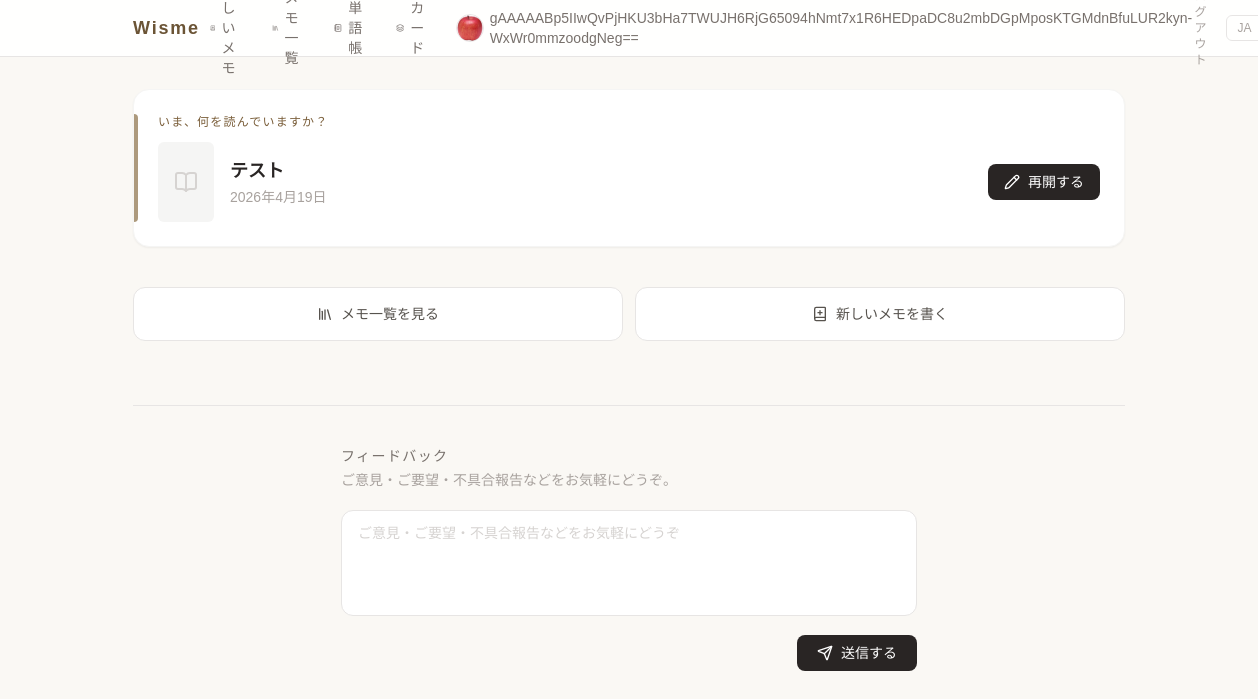
/wisme/ (signed in), run on an earlier commit of the app's database.
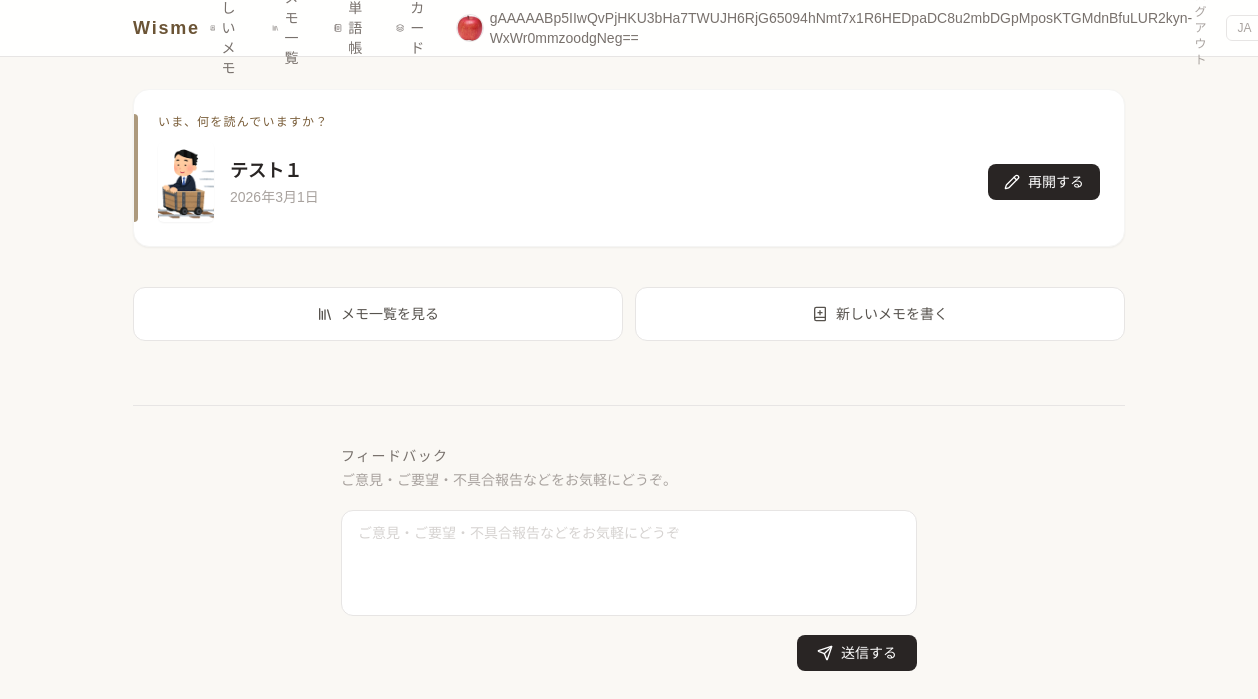
And on a later commit of the database.
### wisme/models.py (models this page shows, shortened)
class Page(models.Model):
    id = models.UUIDField(primary_key=True,
                          default = uuid.uuid4,editable=False,verbose_name="Id")
    owner = models.ForeignKey(
        settings.AUTH_USER_MODEL,
        on_delete=models.CASCADE,
        null=True,
        blank=True,
        verbose_name=_("オーナー"),
    )
    title = models.CharField(max_length=100,verbose_name=_("タイトル"))
    thoughts = models.TextField(max_length=1000,blank=True,verbose_name=_("このドキュメントを読んだ感想(空欄可)"))
    page_date = models.DateField(verbose_name=_("日付"))
    picture = models.ImageField(upload_to="wisme/picture/",blank = True,null = True,verbose_name=_("写真"))
    image_url = models.URLField(max_length=500, null=True, blank=True, verbose_name=_("サムネイルURL"))
    created_at = models.DateTimeField(auto_now_add = True,verbose_name=_("作成日時"))
    update_at = models.DateTimeField(auto_now = True,verbose_name=_("更新日時"))

### wisme/views.py (the view)
class IndexView(LoginRequiredMixin, View):
    def get(self, request):
        pages = Page.objects.filter(owner=request.user)
        latest = pages.order_by('-update_at').first()
        ctx = {
            'page_count': pages.count(),
            'latest_page': latest,
            'last_updated_at': latest.update_at.isoformat() if latest else '',
            'feedback_form': FeedbackForm(),
            'feedback_sent': request.GET.get('feedback') == 'sent',
        }
        return render(request, "wisme/index.html", ctx)

### wisme/forms.py
class FeedbackForm(forms.ModelForm):
    class Meta:
        model = Feedback
        fields = ['message']
        widgets = {
            'message': forms.Textarea(attrs={
                'rows': 4,
                'maxlength': 2000,
                'placeholder': _('ご意見・ご要望・不具合報告などをお気軽にどうぞ'),
            }),
        }

### templates/wisme/index.html (shortened to what the changed rows need)
{% extends "base/wisme_base.html" %}
{% load i18n %}
{% block body %}
{% if page_count == 0 %}
<div class="max-w-xl mx-auto text-center py-16">
    <p class="text-4xl mb-6">📖</p>
    <h2 class="text-2xl font-semibold text-stone-800 mb-3">{% trans "Wisme へようこそ" %}</h2>
    <p class="text-stone-500 leading-relaxed mb-8">
        {% trans "読んでいる本のメモを書きながら、" %}<br>
        {% trans "気になった単語をその場で調べて保存できるツールです。" %}<br>
        {% trans "あとで自分のメモを読み返すのが、きっと楽しくなります。" %}
    </p>
    <a href="{% url 'wisme:page_create' %}"
       class="inline-flex items-center gap-2 bg-stone-800 text-white px-6 py-3 rounded-lg hover:bg-stone-700 transition-colors font-medium">
        <i data-lucide="book-plus" class="w-5 h-5"></i>
        {% trans "最初のメモを書く" %}
    </a>
</div>
{% else %}
<div class="space-y-10">
    {% if latest_page %}
    <section class="relative bg-white rounded-2xl shadow-sm border border-stone-100 p-6 overflow-hidden">
        <span class="absolute left-0 top-6 bottom-6 w-1 rounded-r bg-accent-500/70" aria-hidden="true"></span>
        <p class="text-xs text-accent-600 uppercase tracking-widest mb-3 font-medium">{% trans "いま、何を読んでいますか？" %}</p>
        <div class="flex items-center gap-4">
            {% if latest_page.picture %}
            <img src="{{ latest_page.picture.url }}"
                 class="w-14 h-20 object-cover rounded-md shadow-sm shrink-0" alt="{{ latest_page.title }}">
            {% else %}
            <div class="w-14 h-20 bg-stone-100 rounded-md flex items-center justify-center shrink-0">
                <i data-lucide="book-open" class="w-6 h-6 text-stone-300"></i>
            </div>
            {% endif %}
            <div class="flex-1 min-w-0">
                <h2 class="text-lg font-semibold text-stone-800 truncate">{{ latest_page.title }}</h2>
                <p class="text-sm text-stone-400 mt-0.5">{{ latest_page.page_date }}</p>
            </div>
            <a href="{% url 'wisme:page_update' latest_page.id %}"
               class="shrink-0 inline-flex items-center gap-2 bg-stone-800 text-white px-4 py-2 rounded-lg hover:bg-stone-700 transition-colors text-sm font-medium">
                <i data-lucide="pencil" class="w-4 h-4"></i>
                {% trans "再開する" %}
            </a>
        </div>
    </section>
    {% endif %}
</div>
{% endif %}
{% endblock %}

What changed in the data, as far as the page shows it:
no longer on this page (row unchanged): Page: title "テスト", page_date "2026年4月19日"
added Page: picture (picture), title "テスト１", page_date "2026年3月1日"
